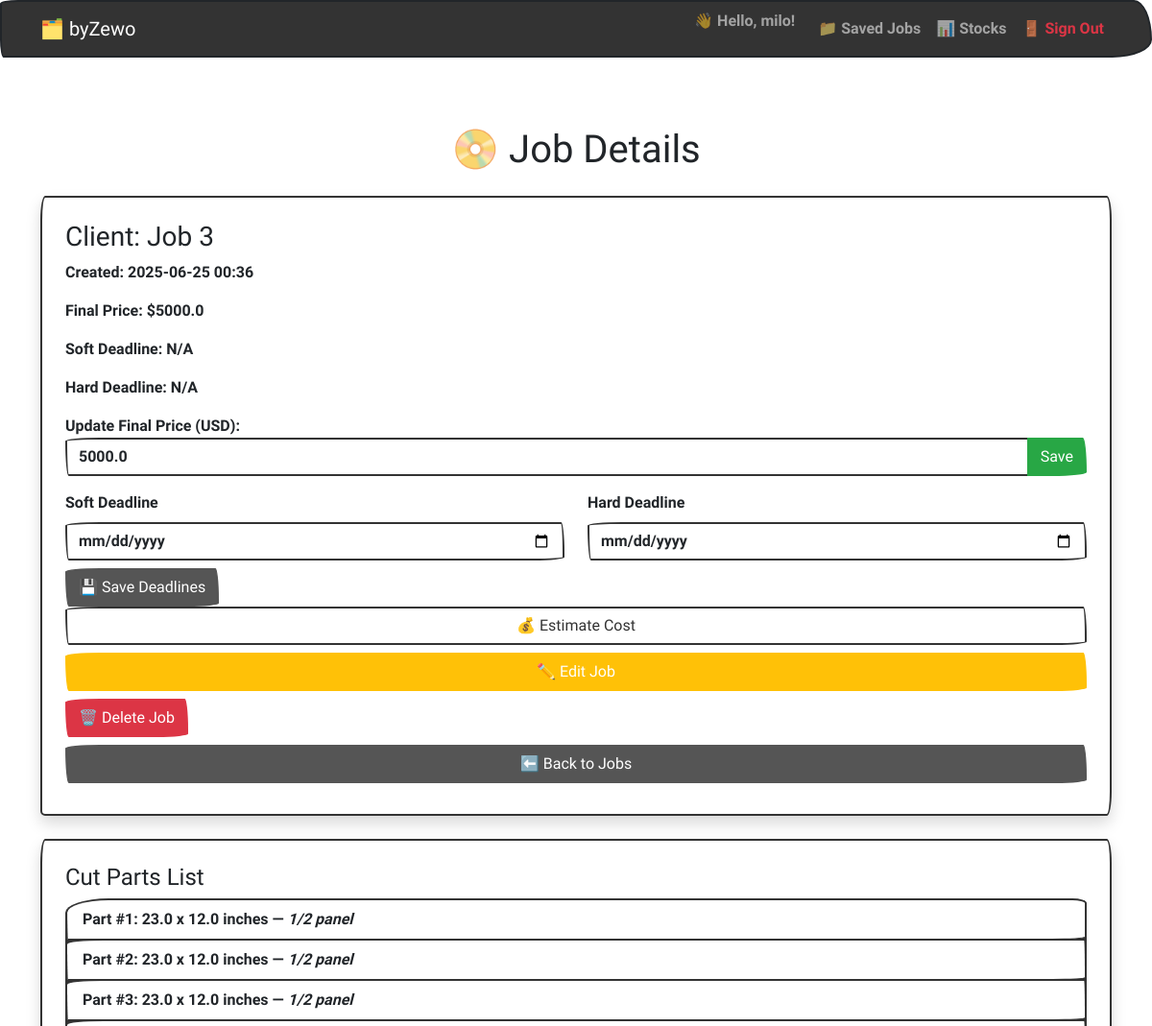
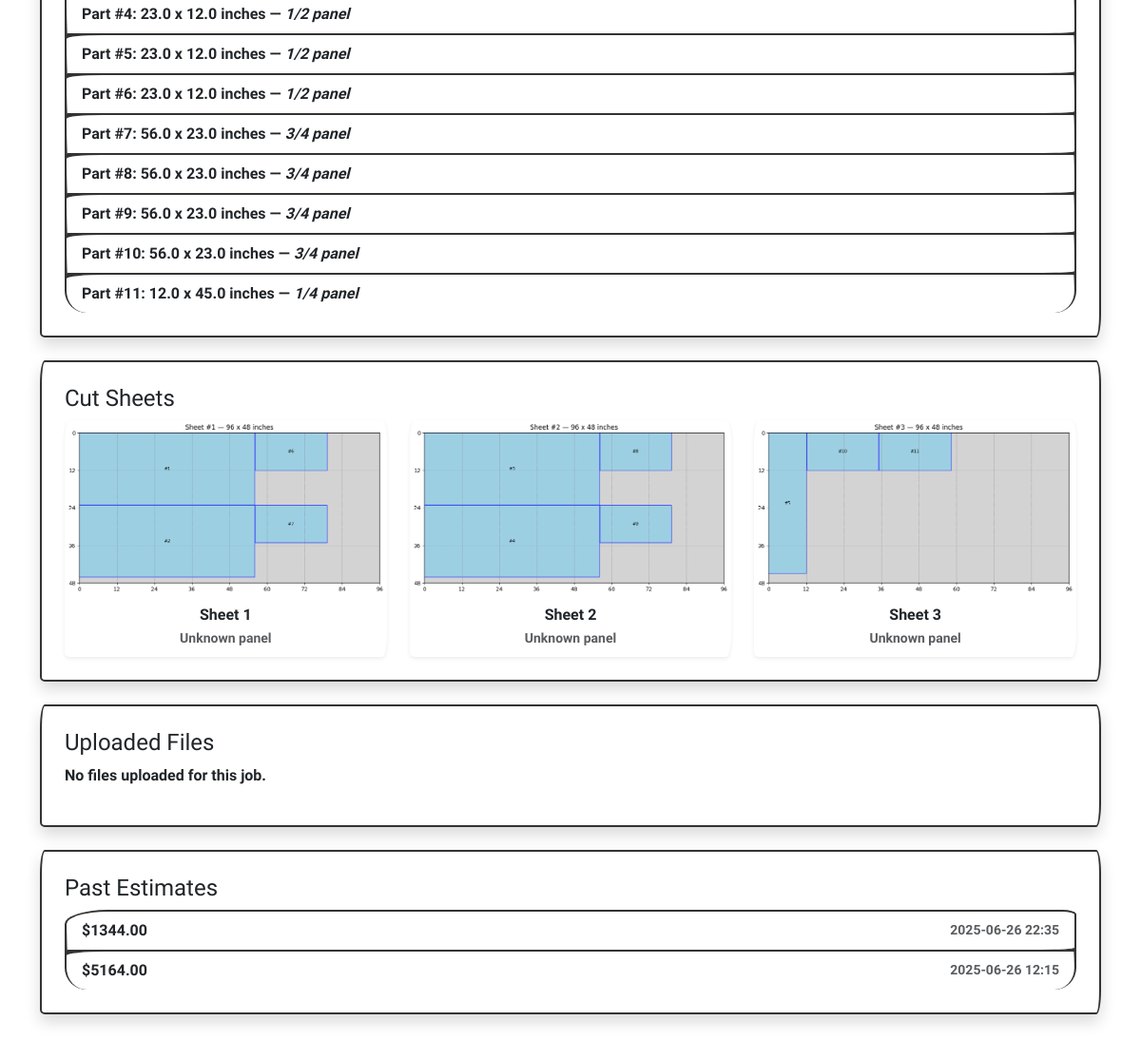
The page /jobs/3 (signed in) on the database its author committed (2 pictures, top to bottom).
### models.py (models this page shows)
class User(Base):
    __tablename__ = "users"
    id = Column(Integer, primary_key=True)
    username = Column(String, unique=True, nullable=False)
    email = Column(String, unique=True, nullable=False)
    hashed_password = Column(String, nullable=False)
    jobs = relationship("Job", back_populates="owner", cascade="all, delete")

class Job(Base):
    __tablename__ = "jobs"
    id = Column(Integer, primary_key=True)
    client_name = Column(String)
    notes = Column(String)
    created_at = Column(DateTime(timezone=True), server_default=func.now())
    image_folder = Column(String)
    final_price = Column(Float, nullable=True)
    soft_deadline = Column(Date, nullable=True)
    hard_deadline = Column(Date, nullable=True)
    user_id = Column(Integer, ForeignKey("users.id"), nullable=False)
    owner = relationship("User", back_populates="jobs")
    estimates = relationship("Estimate", back_populates="job", cascade="all, delete")
    parts = relationship("Part", back_populates="job", cascade="all, delete")

class Part(Base):
    __tablename__ = "parts"
    id = Column(Integer, primary_key=True)
    job_id = Column(Integer, ForeignKey("jobs.id"))
    width = Column(Float)
    height = Column(Float)
    thickness = Column(String)
    job = relationship("Job", back_populates="parts")

class Estimate(Base):
    __tablename__ = "estimates"
    id = Column(Integer, primary_key=True)
    job_id = Column(Integer, ForeignKey("jobs.id"))
    amount = Column(Float, nullable=False)
    created_at = Column(DateTime(timezone=True), server_default=func.now())
    job = relationship("Job", back_populates="estimates")

### app.py (the view, shortened to what this page needs)
@app.route("/jobs/<int:job_id>", methods=["GET", "POST"])
def job_details(job_id):
    user = current_user()
    if not user:
        return redirect(url_for("login"))
    db = SessionLocal()
    job = db.query(Job).filter(Job.id == job_id).first()
    if not job:
        db.close()
        return "Job not found", 404
    estimates = db.query(Estimate).filter(Estimate.job_id == job_id).order_by(Estimate.created_at.desc()).all()
    parts = db.query(Part).filter(Part.job_id == job_id).all()
    sheet_images = []
    if job and os.path.exists(job.image_folder):
        found_any = False
        for thickness in ["3/4", "1/2", "1/4"]:
            subfolder = os.path.join(job.image_folder, thickness)
            if os.path.exists(subfolder):
                found_any = True
                files = sorted(f for f in os.listdir(subfolder) if f.endswith(".png"))
                for f in files:
                    relative_path = f"sheets/{os.path.basename(job.image_folder)}/{thickness}/{f}"
                    sheet_images.append((relative_path, thickness))
        if not found_any:
            files = sorted(f for f in os.listdir(job.image_folder) if f.endswith(".png"))
            for f in files:
                relative_path = f"sheets/{os.path.basename(job.image_folder)}/{f}"
                sheet_images.append((relative_path, "Unknown"))
    upload_dir = f"static/uploads/{job.id}"
    uploaded_images = []
    if os.path.exists(upload_dir):
        uploaded_images = [f"uploads/{job.id}/{f}" for f in os.listdir(upload_dir)]
    db.close()
    return render_template(
        "job_details.html",
        job=job,
        estimates=estimates,
        parts=parts,
        sheet_images=sheet_images,
        uploaded_images=uploaded_images,
        user=user
    )

### app.py (called while the page is built)
def current_user():
    uid = session.get("user_id")
    if uid:
        db = SessionLocal()
        user = db.query(User).filter(User.id == uid).first()
        db.close()
        return user
    return None

### templates/job_details.html
{% extends "base.html" %} {% block title %}Job Details{% endblock %} {% block
content %}
<h1 class="mb-4 text-center">📀 Job Details</h1>
<div class="card p-4 shadow mb-4">
  <h3>Client: {{ job.client_name or "N/A" }}</h3>
  <p>
    <strong>Created:</strong>
    {% if job.created_at %} {{ job.created_at.strftime('%Y-%m-%d %H:%M') }} {%
    else %} N/A {% endif %}
  </p>
  <p><strong>Final Price:</strong> ${{ job.final_price or "N/A" }}</p>
  <p>
    <strong>Soft Deadline:</strong>
    {{ job.soft_deadline.strftime('%Y-%m-%d') if job.soft_deadline else "N/A" }}
  </p>
  <p>
    <strong>Hard Deadline:</strong>
    {{ job.hard_deadline.strftime('%Y-%m-%d') if job.hard_deadline else "N/A" }}
  </p>
  <form
    method="POST"
    action="{{ url_for('set_price', job_id=job.id) }}"
    class="mb-3"
  >
    <label><strong>Update Final Price (USD):</strong></label>
    <div class="input-group">
      <input
        type="number"
        step="0.01"
        name="final_price"
        class="form-control"
        value="{{ job.final_price or '' }}"
        required
      />
      <button type="submit" class="btn btn-success">Save</button>
    </div>
  </form>
  <form method="POST" action="{{ url_for('job_details', job_id=job.id) }}">
    <div class="row mb-2">
      <div class="col-md-6">
        <label for="soft_deadline" class="form-label"
          ><strong>Soft Deadline</strong></label
        >
        <input
          type="date"
          class="form-control"
          id="soft_deadline"
          name="soft_deadline"
          value="{{ job.soft_deadline.strftime('%Y-%m-%d') if job.soft_deadline else '' }}"
        />
      </div>
      <div class="col-md-6">
        <label for="hard_deadline" class="form-label"
          ><strong>Hard Deadline</strong></label
        >
        <input
          type="date"
          class="form-control"
          id="hard_deadline"
          name="hard_deadline"
          value="{{ job.hard_deadline.strftime('%Y-%m-%d') if job.hard_deadline else '' }}"
        />
      </div>
    </div>
    <button type="submit" class="btn btn-dark">💾 Save Deadlines</button>
  </form>
  <button
    type="button"
    class="btn btn-outline-primary mb-2"
    data-bs-toggle="modal"
    data-bs-target="#estimateModal"
  >
    💰 Estimate Cost
  </button>
  <a
    href="{{ url_for('edit_job', job_id=job.id) }}"
    class="btn btn-warning mb-2"
    >✏️ Edit Job</a
  >
  <form
    action="{{ url_for('delete_job', job_id=job.id) }}"
    method="POST"
    style="display: inline"
    onsubmit="return confirm('Are you sure?');"
  >
    <button type="submit" class="btn btn-danger mb-2">🗑️ Delete Job</button>
  </form>
  <a href="{{ url_for('jobs') }}" class="btn btn-secondary mb-2"
    >⬅️ Back to Jobs</a
  >
</div>
<div class="card p-4 shadow mb-4">
  <h4>Cut Parts List</h4>
  {% if parts %}
  <ul class="list-group">
    {% for part in parts %}
    <li class="list-group-item">
      <strong>Part #{{ loop.index }}:</strong> {{ part.width }} x {{ part.height
      }} inches — <em>{{ part.thickness }} panel</em>
    </li>
    {% endfor %}
  </ul>
  {% else %}
  <p>No parts found for this job.</p>
  {% endif %}
</div>
<div class="card p-4 shadow mb-4">
  <h4>Cut Sheets</h4>
  {% if sheet_images %}
  <div class="row g-4">
    {% for img in sheet_images %}
    <div class="col-md-6 col-lg-4">
      <div class="card border-0 shadow-sm">
        <img
          src="{{ url_for('static', filename=img[0]) }}"
          class="card-img-top"
          alt="Sheet {{ loop.index }}"
        />
        <div class="card-body p-2 text-center">
          Sheet {{ loop.index }}<br />
          <small class="text-muted">{{ img[1] }} panel</small>
        </div>
      </div>
    </div>
    {% endfor %}
  </div>
  {% else %}
  <p>No cut sheets found.</p>
  {% endif %}
</div>
<div class="card p-4 shadow mb-4">
  <h4>Uploaded Files</h4>
  {% if uploaded_images %}
  <div class="row">
    {% for img in uploaded_images %}
    <div class="col-md-4 mb-3">
      <img
        src="{{ url_for('static', filename=img) }}"
        class="img-fluid border rounded"
        alt="Uploaded File"
      />
    </div>
    {% endfor %}
  </div>
  {% else %}
  <p>No files uploaded for this job.</p>
  {% endif %}
</div>
<div class="card p-4 shadow mb-4">
  <h4>Past Estimates</h4>
  {% if estimates %}
  <ul class="list-group">
    {% for est in estimates %}
    <li
      class="list-group-item d-flex justify-content-between align-items-center"
    >
      ${{ "%.2f"|format(est.amount) }}
      <small class="text-muted"
        >{{ est.created_at.strftime('%Y-%m-%d %H:%M') }}</small
      >
    </li>
    {% endfor %}
  </ul>
  {% else %}
  <p>No estimates saved yet.</p>
  {% endif %}
</div>
{% include "partials/estimate_modal.html" %} {% endblock %}

### templates/base.html (shortened to what this page needs)
<!DOCTYPE html>
<html lang="en">
  <head>
    <link
      href="https://cdn.jsdelivr.net/npm/bootswatch@5.3.0/dist/sketchy/bootstrap.min.css"
      rel="stylesheet"
    />
  </head>
  <body class="bg-light">
    <nav class="navbar navbar-expand-lg navbar-dark bg-primary mb-4">
      <div class="container">
        <a class="navbar-brand" href="{{ url_for('index') }}">🗂️ byZewo</a>
        <div class="collapse navbar-collapse" id="navbarNav">
          <ul class="navbar-nav ms-auto">
            {% if user %}
            <li class="nav-item">
              <span class="navbar-text me-3"
                >👋 Hello, {{ user.username }}!</span
              >
            </li>
            <li class="nav-item">
              <a class="nav-link" href="{{ url_for('jobs') }}">📁 Saved Jobs</a>
            </li>
            <li class="nav-item">
              <a class="nav-link" href="{{ url_for('view_stocks') }}"
                >📊 Stocks</a
              >
            </li>
            <li class="nav-item">
              <a class="nav-link text-danger" href="{{ url_for('logout') }}"
                >🚪 Sign Out</a
              >
            </li>
            {% endif %}
          </ul>
        </div>
      </div>
    </nav>
    <div class="container py-5">
       {% block content %}{% endblock %}
    </div>
  </body>
</html>

### rows shown on the page
User: username "milo"
Job: client_name "Job 3", created_at "2025-06-25 00:36", final_price "5000.0", soft_deadline "N/A", hard_deadline "N/A"
Part: width "23.0", height "12.0", thickness "1/2"
Part: width "23.0", height "12.0", thickness "1/2"
Part: width "23.0", height "12.0", thickness "1/2"
Part: width "23.0", height "12.0", thickness "1/2"
Part: width "23.0", height "12.0", thickness "1/2"
Part: width "23.0", height "12.0", thickness "1/2"
Part: width "56.0", height "23.0", thickness "3/4"
Part: width "56.0", height "23.0", thickness "3/4"
Part: width "56.0", height "23.0", thickness "3/4"
Part: width "56.0", height "23.0", thickness "3/4"
Part: width "12.0", height "45.0", thickness "1/4"
Estimate: amount "1344.00", created_at "2025-06-26 22:35"
Estimate: amount "5164.00", created_at "2025-06-26 12:15"

### other values the page prints
{{ img[1] }} "Unknown" "Unknown" "Unknown"
